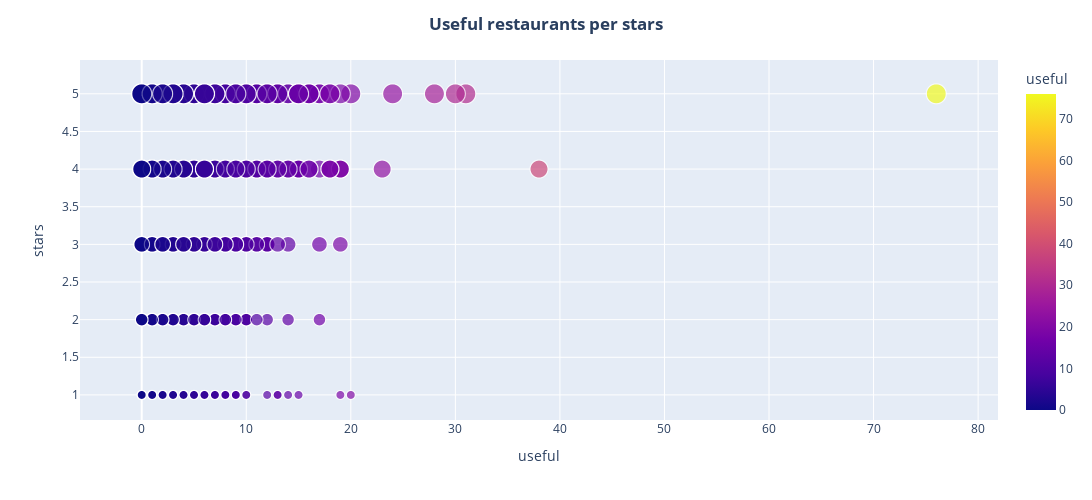

The cell this chart's notebook holds for it:
### Markdown cell above
## Colonne "stars"

- Trace un scatterplot pour comparer la colonne "useful" et la colonne "stars". Te semble-t-il y avoir une corrélation ? 

- Idem entre "len_text" et "stars".

- Trace une heatmap de corrélation pour l'ensemble du DataFrame. Pense à prendre une échelle de couleur divergente centrée sur 0. Y a-t-il des fortes corrélations dans ce dataset ?

### Code cell
# scatter Useful restaurants per stars

fig = px.scatter(data_frame = df_restaurants,
                 x= "useful", y="stars",
                 color="useful",
                 size='stars',
                 size_max=20)

# Don't forget to add title
fig.update_layout(title_text ='<b>Useful restaurants per stars<b>',
                  title_x = 0.5,
                  width = 1500, height = 500)

fig.show()

### Figure 1 — Plotly figure (JSON) as saved in the notebook; plotly's stock layout.template omitted (floating-point values rounded to 4 significant figures; data arrays with more than 128 entries replaced by an {"elided": "..."} marker saying what was removed)
{"data": [{"hovertemplate": "useful=%{marker.color}<br>stars=%{marker.size}<extra></extra>", "legendgroup": "", "marker": {"color": {"elided": "10000 int values"}, "coloraxis": "coloraxis", "size": {"elided": "10000 int values"}, "sizemode": "area", "sizeref": 0.0125, "symbol": "circle"}, "mode": "markers", "name": "", "showlegend": false, "type": "scattergl", "x": {"elided": "10000 int values"}, "xaxis": "x", "y": {"elided": "10000 int values"}, "yaxis": "y"}], "layout": {"coloraxis": {"colorbar": {"title": {"text": "useful"}}, "colorscale": [[0, "#0d0887"], [0.1111, "#46039f"], [0.2222, "#7201a8"], [0.3333, "#9c179e"], [0.4444, "#bd3786"], [0.5556, "#d8576b"], [0.6667, "#ed7953"], [0.7778, "#fb9f3a"], [0.8889, "#fdca26"], [1, "#f0f921"]]}, "height": 500, "legend": {"itemsizing": "constant", "tracegroupgap": 0}, "margin": {"t": 60}, "title": {"text": "<b>Useful restaurants per stars<b>", "x": 0.5}, "width": 1500, "xaxis": {"anchor": "y", "domain": [0, 1], "title": {"text": "useful"}}, "yaxis": {"anchor": "x", "domain": [0, 1], "title": {"text": "stars"}}}}
